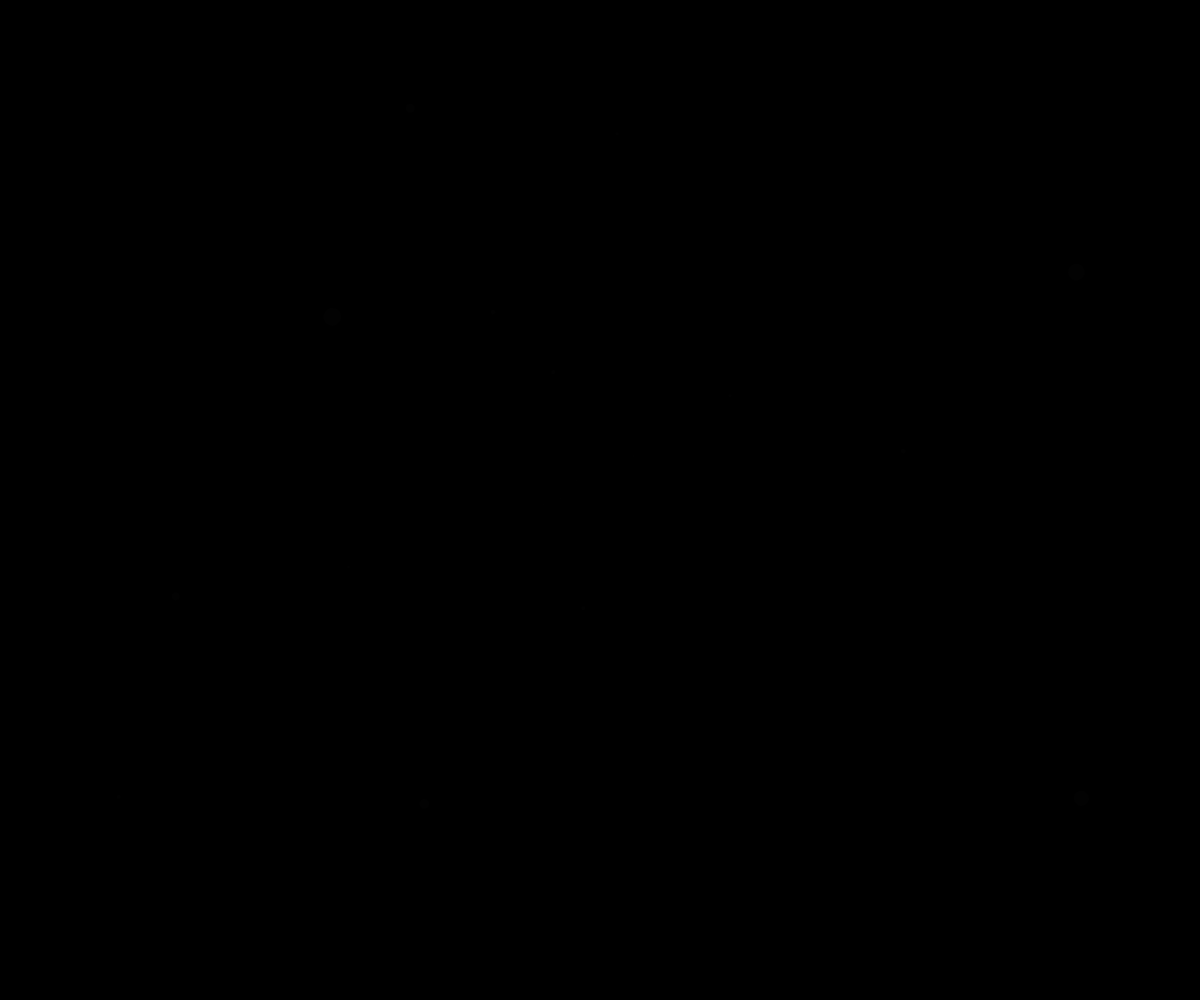
Frame 1 (no input)
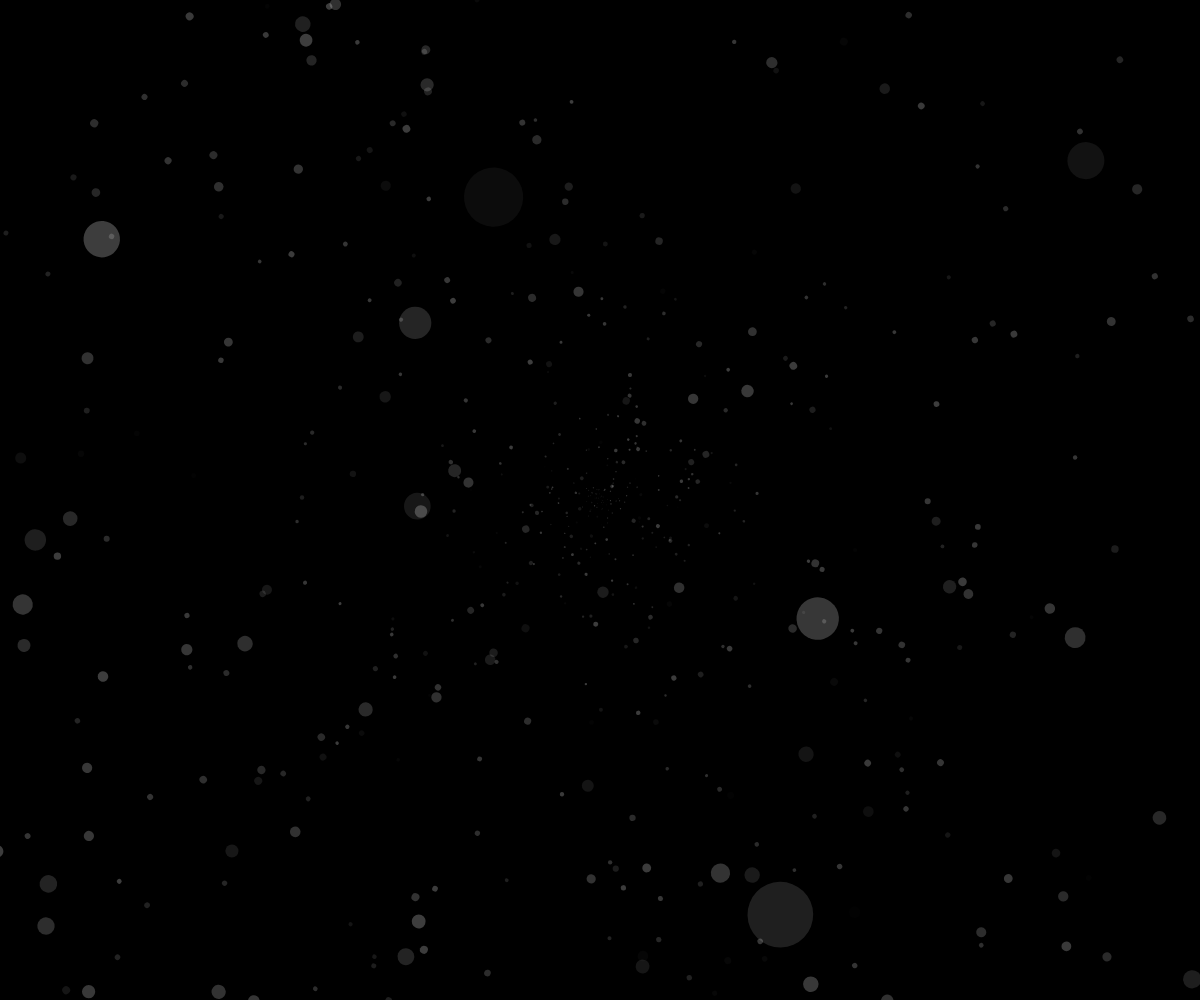
Frame 60 (no input)
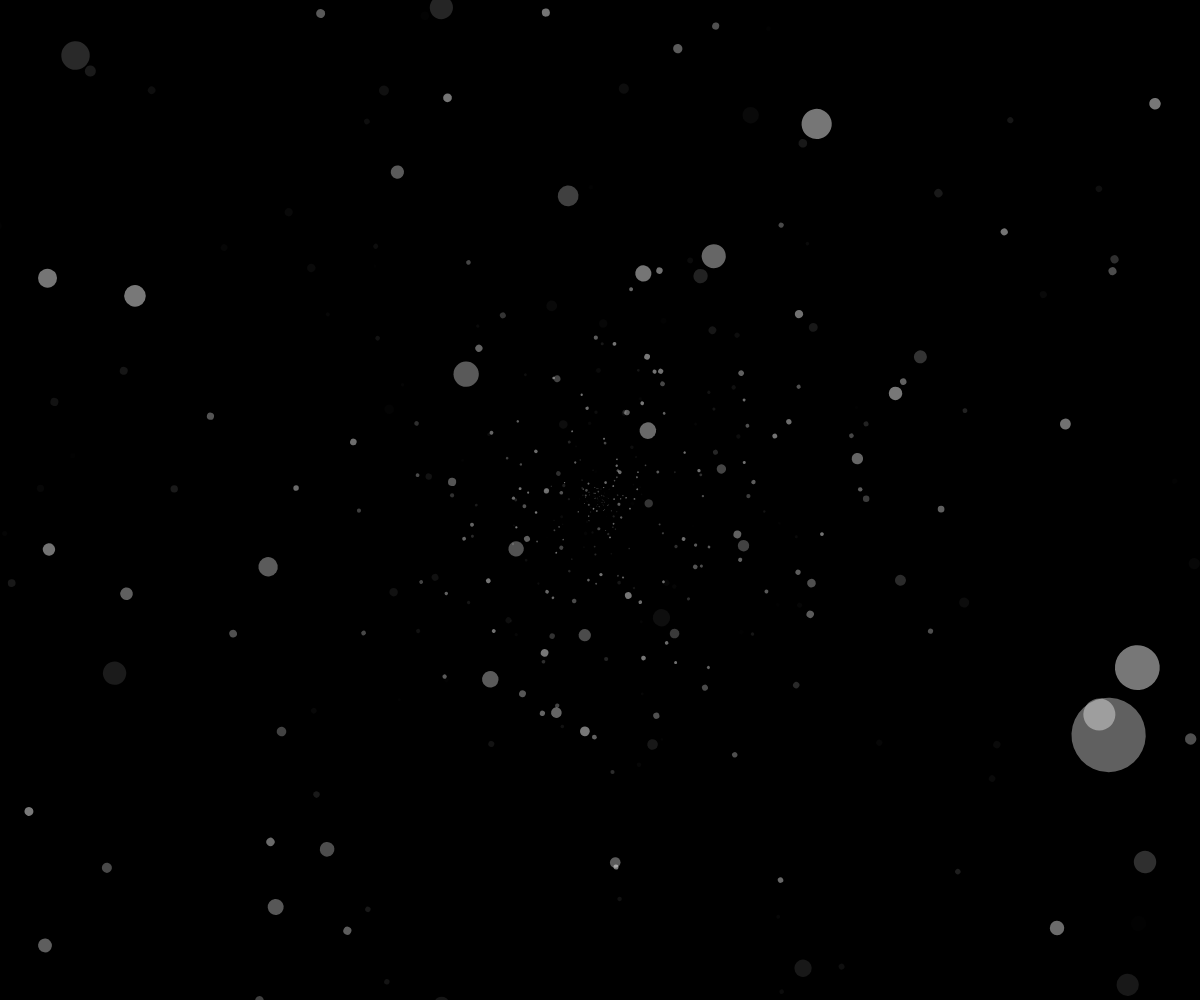
Frame 120 (the mouse pressed at the canvas centre since frame 60)

The p5.js sketch that drew these frames (run headless with seeded random() and noise() and a simulated clock; from frame 60 on, the mouse is pressed at the canvas centre):

// p5.js sketch
// ── sketch.js
let diagonal = 0
let rotation = 0
let particles = []
let speed = 0.07
let particlesCount = 800

function setup () {
  createCanvas(window.innerWidth, window.innerHeight)

  for (let i = 0; i < particlesCount; i++) {
    particles[i] = new Particle()
    particles[i].o = random(1, random(1, width / particles[i].n))
  }

  diagonal = sqrt(width * width + height * height) / 2
  background(0)
  noStroke()
  fill(255)
  frameRate(30)
}

function draw () {
  if (!mouseIsPressed)  {
    background(0)
    speed = 0.07
  } else {
    background(0)
    if (speed < 0.75) {
      speed += 0.02
    }
  }

  translate(width / 2, height / 2)
  rotation -= 0.002
  rotate(rotation)

  for (let i = 0; i < particles.length; i++) {
    particles[i].draw();
    if (particles[i].drawDist() > diagonal) {
      particles[i] = new Particle();
    }
  }
}

function windowResized () {
  resizeCanvas(windowWidth, windowHeight)
}

class Particle {
  constructor () {
    this.l = 1
    this.n = random(1, width/2)
    this.r = random(0, TWO_PI)
    this.o = random(1, random(1, width / this.n))
  }

  draw () {
    this.l++;
    push()
    rotate(this.r)
    translate(this.drawDist(), 0)
    fill(255, min(this.l, 255))
    ellipse(0, 0, width / this.o / 8, width / this.o  / 8)
    pop()
    this.o -= speed
  }

  drawDist () {
    return atan(this.n / this.o) * width / HALF_PI
  }
}
